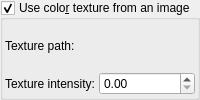
          <widget class="MyGroupBox" name="groupCheck_use_color_texture">
           <property name="toolTip">
            <string>&lt;html&gt;&lt;head/&gt;&lt;body&gt;&lt;p&gt;Use image file as color texture.&lt;/p&gt;&lt;p&gt;Color texture is mixed with 'Single Color' (if palette is off) or 'Palette' (if palette is on). &lt;/p&gt;&lt;p&gt;example:&lt;/p&gt;&lt;p&gt;&lt;img src=&quot;:/tooltips/tooltips_images/material - color texture.jpg&quot;/&gt;&lt;/p&gt;&lt;/body&gt;&lt;/html&gt;</string>
           </property>
           <property name="title">
            <string>Use colo&amp;r texture from an image</string>
           </property>
           <property name="checkable">
            <bool>true</bool>
           </property>
           <layout class="QVBoxLayout" name="verticalLayout_141">
            <property name="spacing">
             <number>2</number>
            </property>
            <property name="leftMargin">
             <number>2</number>
            </property>
            <property name="topMargin">
             <number>2</number>
            </property>
            <property name="rightMargin">
             <number>2</number>
            </property>
            <property name="bottomMargin">
             <number>2</number>
            </property>
            <item>
             <layout class="QGridLayout" name="gridLayout_95" rowstretch="0,0" columnstretch="0,0,1">
              <property name="spacing">
               <number>2</number>
              </property>
              <item row="1" column="0">
               <widget class="QLabel" name="label_378">
                <property name="text">
                 <string>Texture intensity:</string>
                </property>
               </widget>
              </item>
              <item row="0" column="0">
               <widget class="QLabel" name="label_377">
                <property name="text">
                 <string>Texture path:</string>
                </property>
               </widget>
              </item>
              <item row="0" column="1" colspan="2">
               <widget class="FileSelectWidget" name="text_file_color_texture" native="true">
                <property name="sizePolicy">
                 <sizepolicy hsizetype="Expanding" vsizetype="Preferred">
                  <horstretch>0</horstretch>
                  <verstretch>0</verstretch>
                 </sizepolicy>
                </property>
                <property name="toolTip">
                 <string>&lt;html&gt;&lt;head/&gt;&lt;body&gt;&lt;p&gt;Path to image with color texture&lt;/p&gt;&lt;/body&gt;&lt;/html&gt;</string>
                </property>
               </widget>
              </item>
              <item row="1" column="2">
               <widget class="MyDoubleSpinBox" name="spinbox_color_texture_intensity">
                <property name="sizePolicy">
                 <sizepolicy hsizetype="Minimum" vsizetype="Maximum">
                  <horstretch>0</horstretch>
                  <verstretch>0</verstretch>
                 </sizepolicy>
                </property>
                <property name="toolTip">
                 <string>&lt;html&gt;&lt;head/&gt;&lt;body&gt;&lt;p&gt;Contrast of color texture&lt;/p&gt;&lt;/body&gt;&lt;/html&gt;</string>
                </property>
                <property name="prefix">
                 <string/>
                </property>
                <property name="suffix">
                 <string/>
                </property>
                <property name="decimals">
                 <number>2</number>
                </property>
                <property name="maximum">
                 <double>1000.000000000000000</double>
                </property>
                <property name="singleStep">
                 <double>0.100000000000000</double>
                </property>
               </widget>
              </item>
             </layout>
            </item>
           </layout>
          </widget>
